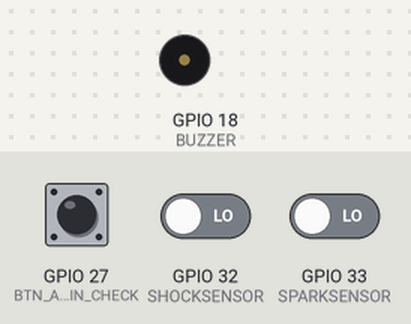
A sketch run on a simulated ESP32. On the bench: buzzer (waves = sounding). Inputs (shaded band) come from the test bench; at power-on: GPIO 32 (SHOCKSENSOR) LOW, GPIO 27 (BTN_ADMIN_CHECK) LOW, GPIO 33 (SPARKSENSOR) LOW. WiFi joins after 1.5 s; servers stay silent unless stated.

Above: at 3.0 s.
3.1 s: GPIO 32 (SHOCKSENSOR) driven HIGH
At 3.9 s:
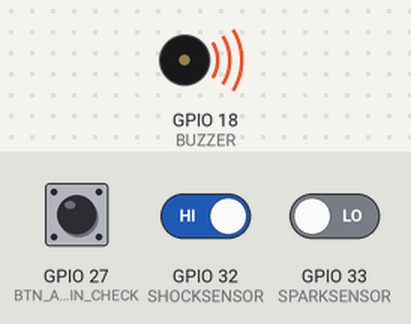
Timing chart, 0 to 6.1 s (numbered marks = the images above; inputs shaded):
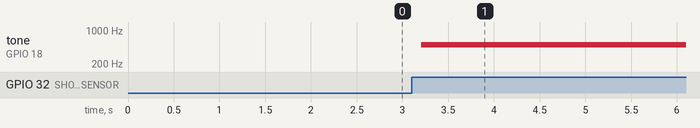

The sketch:

02_SMARTCITY_BUILDING.ino
```cpp
#define BLYNK_PRINT Serial

#define BLYNK_TEMPLATE_ID "TMPLdbqVFzI7"
#define BLYNK_DEVICE_NAME "Quickstart Template"
#define BLYNK_AUTH_TOKEN "nlSZTq9JuG-sI5-qmhxIsTkXEheM42oQ"

#include <WiFi.h>
#include <WiFiClient.h>
#include <BlynkSimpleEsp32.h>

char auth[] = BLYNK_AUTH_TOKEN;
char ssid[] = "KT_GiGA_2G_makeitnow";
char pass[] = "makeitnow1";

#define BTN_ADMIN_CHECK 27 //관리자 확인 버튼

#define SHOCKSENSOR 32
#define SPARKSENSOR 33
#define BUZZER 18

int freq = 5000;
int buzzerChannel=0;
int resolution = 8;

BlynkTimer timer;

boolean fireDetect;
boolean shockDetect;
boolean adminCheck;

void disasterEvent(){
  if(digitalRead(SPARKSENSOR)){
    fireDetect = true;
  }

  if(digitalRead(SHOCKSENSOR)){
    shockDetect = true;
  }

  if(fireDetect){
     Blynk.virtualWrite(V3, "화재 감지");
  }else if(shockDetect){
     Blynk.virtualWrite(V4, "지진 감지");
  }else{
     Blynk.virtualWrite(V3, "재난 감지 작동 중");
     Blynk.virtualWrite(V4, "재난 감지 작동 중");
  }

  if(fireDetect || shockDetect){
     ledcWriteTone(buzzerChannel, 500);
  }else{
     ledcWriteTone(buzzerChannel, 0);
  }

  if(digitalRead(BTN_ADMIN_CHECK)){
    shockDetect = false;
    fireDetect = false;
  }
}

void setup()
{
  Serial.begin(9600);
  ledcSetup(buzzerChannel,freq,resolution);
  ledcAttachPin(BUZZER,buzzerChannel);
  pinMode(SPARKSENSOR, INPUT);
  pinMode(SHOCKSENSOR, INPUT);
  pinMode(BTN_ADMIN_CHECK, INPUT);
  Blynk.begin(auth, ssid, pass);
  timer.setInterval(200L, disasterEvent);
}

void loop()
{
  Blynk.run();
  timer.run();
}
```

Measured:
- after the input at 3.1 s, tone on GPIO 18 (BUZZER): silent → 500 Hz after 0.10 s
